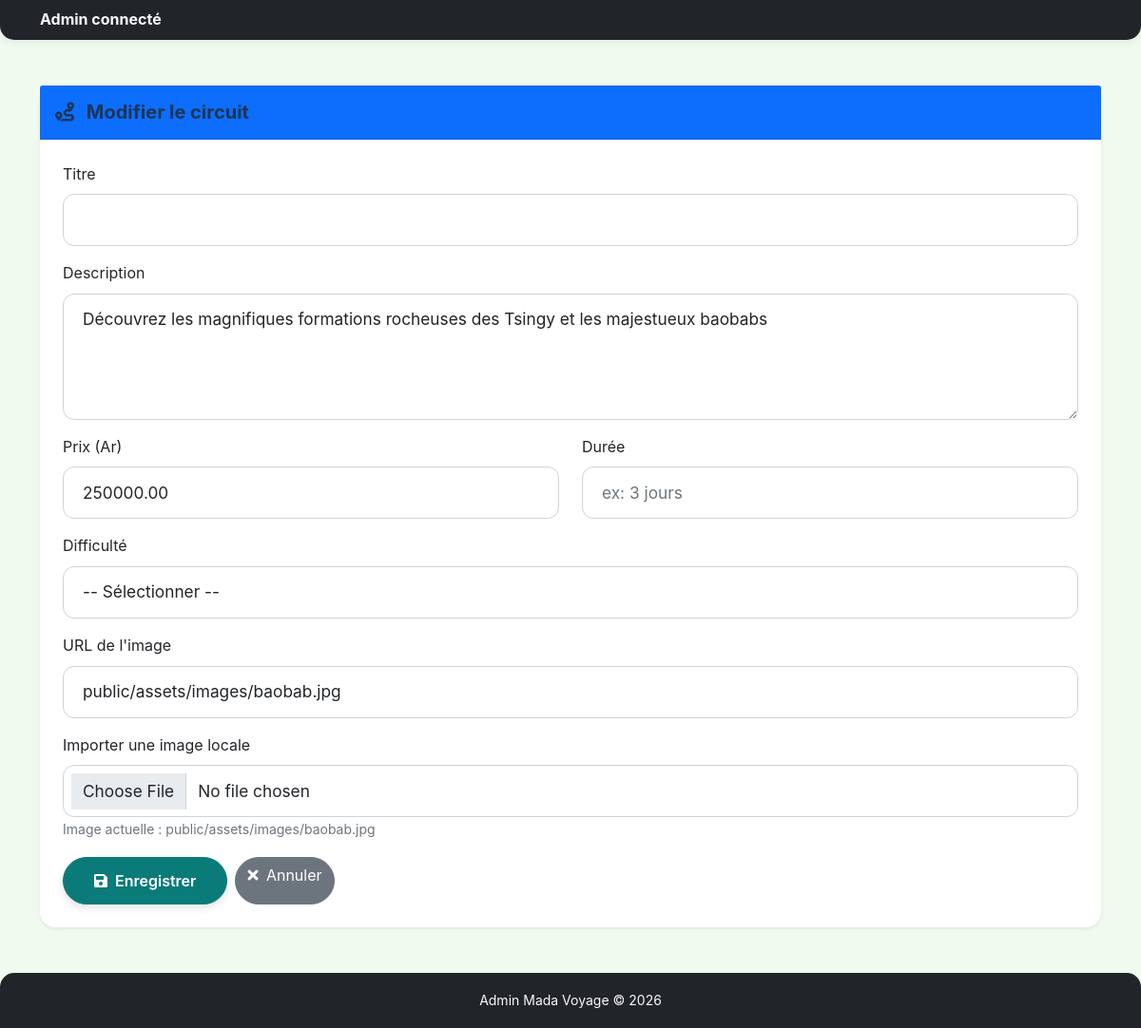
Screenshot of /index.php?controller=admin&action=editCircuit&id=1 (signed in) with the database file from the repository.
### tables this page shows
CREATE TABLE IF NOT EXISTS `circuits` (
  `id` int NOT NULL AUTO_INCREMENT,
  `titre` varchar(255) DEFAULT NULL,
  `nom` varchar(100) NOT NULL,
  `description` text,
  `image` varchar(255) DEFAULT NULL,
  `prix` decimal(10,2) NOT NULL,
  `created_at` timestamp NULL DEFAULT CURRENT_TIMESTAMP,
  PRIMARY KEY (`id`)
);

### app/controller/AdminController.php (called while the page is built, shortened)
<?php
class AdminController {
    public function editCircuit() {
        $pdo = getPDO();
        $id = $_GET['id'] ?? null;
        $stmt = $pdo->prepare("SELECT * FROM circuits WHERE id = ?");
        $stmt->execute([$id]);
        $circuit = $stmt->fetch(PDO::FETCH_ASSOC);
        require __DIR__ . '/../../view/layout/layout.php';
    }
}

### index.php (called while the page is built, shortened)
<?php
require_once __DIR__ . '/core/route.php';

### view/admin/form_circuit.php (the view, shortened to what this page needs)
<section class="py-5 bg-light-custom">
    <div class="container">
        <div class="card shadow-sm border-0">
            <div class="card-header bg-primary text-white py-3">
                <h5 class="card-title mb-0">
                    <i class="fas fa-route me-2"></i>
                    <?= isset($circuit) ? 'Modifier le circuit' : 'Ajouter un circuit' ?>
                </h5>
            </div>
            <div class="card-body">
                <form method="POST" action="" enctype="multipart/form-data">
                    <div class="mb-3">
                        <label for="titre" class="form-label">Titre</label>
                        <input type="text" class="form-control" id="titre" name="titre"
                               value="<?= htmlspecialchars($circuit['titre'] ?? '') ?>" required>
                    </div>
                    <div class="mb-3">
                        <label for="description" class="form-label">Description</label>
                        <textarea class="form-control" id="description" name="description" rows="4"><?= htmlspecialchars($circuit['description'] ?? '') ?></textarea>
                    </div>
                    <div class="row">
                        <div class="col-md-6 mb-3">
                            <label for="prix" class="form-label">Prix (Ar)</label>
                            <input type="number" class="form-control" id="prix" name="prix"
                                   value="<?= htmlspecialchars($circuit['prix'] ?? '') ?>" required>
                        </div>
                        <div class="col-md-6 mb-3">
                            <label for="duree" class="form-label">Durée</label>
                            <input type="text" class="form-control" id="duree" name="duree"
                                   placeholder="ex: 3 jours" value="<?= htmlspecialchars($circuit['duree'] ?? '') ?>">
                        </div>
                    </div>
                    <div class="mb-3">
                        <label for="difficulte" class="form-label">Difficulté</label>
                        <select class="form-control" id="difficulte" name="difficulte">
                            <option value="">-- Sélectionner --</option>
                        </select>
                    </div>
                    <div class="mb-3">
                        <label for="image" class="form-label">URL de l'image</label>
                        <input type="text" class="form-control" id="image" name="image"
                               value="<?= htmlspecialchars($circuit['image'] ?? '') ?>"
                               placeholder="public/assets/images...">
                    </div>
                    <div class="mb-3">
                        <label for="image_file" class="form-label">Importer une image locale</label>
                        <input type="file" class="form-control" id="image_file" name="image_file" accept="image/*">
                        <?php if (!empty($circuit['image'])): ?>
                            <small class="text-muted">Image actuelle : <?= htmlspecialchars($circuit['image']) ?></small>
                        <?php endif; ?>
                    </div>
                    <div class="d-flex gap-2">
                        <button type="submit" class="btn btn-primary rounded-pill">
                            <i class="fas fa-save me-1"></i> Enregistrer
                        </button>
                        <a href="index.php?controller=admin&action=circuits" class="btn btn-secondary rounded-pill">
                            <i class="fas fa-times me-1"></i> Annuler
                        </a>
                    </div>
                </form>
            </div>
        </div>
    </div>
</section>

### public/assets/css/style.css (style rules this page uses)
:root { --bs-primary: #0A7B79; --bs-secondary: #FFD700; --bs-info: #E63946; --bs-dark: #1D3557; --bs-light: #F1FAEE; --bs-gray-600: #6c757d; }
body { font-family: 'Inter', Arial, sans-serif; color: var(--bs-dark); background-color: var(--bs-light); line-height: 1.6; min-height: 100vh; }
html { scroll-behavior: smooth; }
.card { border-radius: 1rem; transition: transform 0.3s, box-shadow 0.3s; border: 1px solid rgba(0, 0, 0, 0.05); background: #fff; }
.card-body { padding: 1.5rem; }
.card-title { color: var(--bs-dark); font-weight: 700; }
.btn-primary { background-color: var(--bs-primary); border-color: var(--bs-primary); transition: all 0.3s; font-weight: 600; padding: 0.75rem 2rem; border-radius: 50px; box-shadow: 0 4px 8px rgba(0, 0, 0, 0.1); }
.form-control { border-radius: 0.75rem; padding: 0.85rem 1.25rem; border: 1px solid #ced4da; transition: border-color 0.2s, box-shadow 0.2s; font-size: 1.08rem; }
textarea.form-control { min-height: 120px; resize: vertical; }
.bg-light-custom { background-color: var(--bs-light) !important; }
@media (min-width: 768px) { section { padding-top: 6rem; padding-bottom: 6rem; } }
::placeholder { color: #b0b0b0; }

### public/assets/css/responsive.css (style rules this page uses)
* { box-sizing: border-box; }
html, body { width: 100%; overflow-x: hidden; }
@media (min-width: 1025px) { .container { max-width: 1140px; } }

### rows the page displays
circuits: description "Découvrez les magnifiques formations rocheuses des Tsingy et les majestueux baobabs", prix "250000.00", image "public/assets/images/baobab.jpg"
